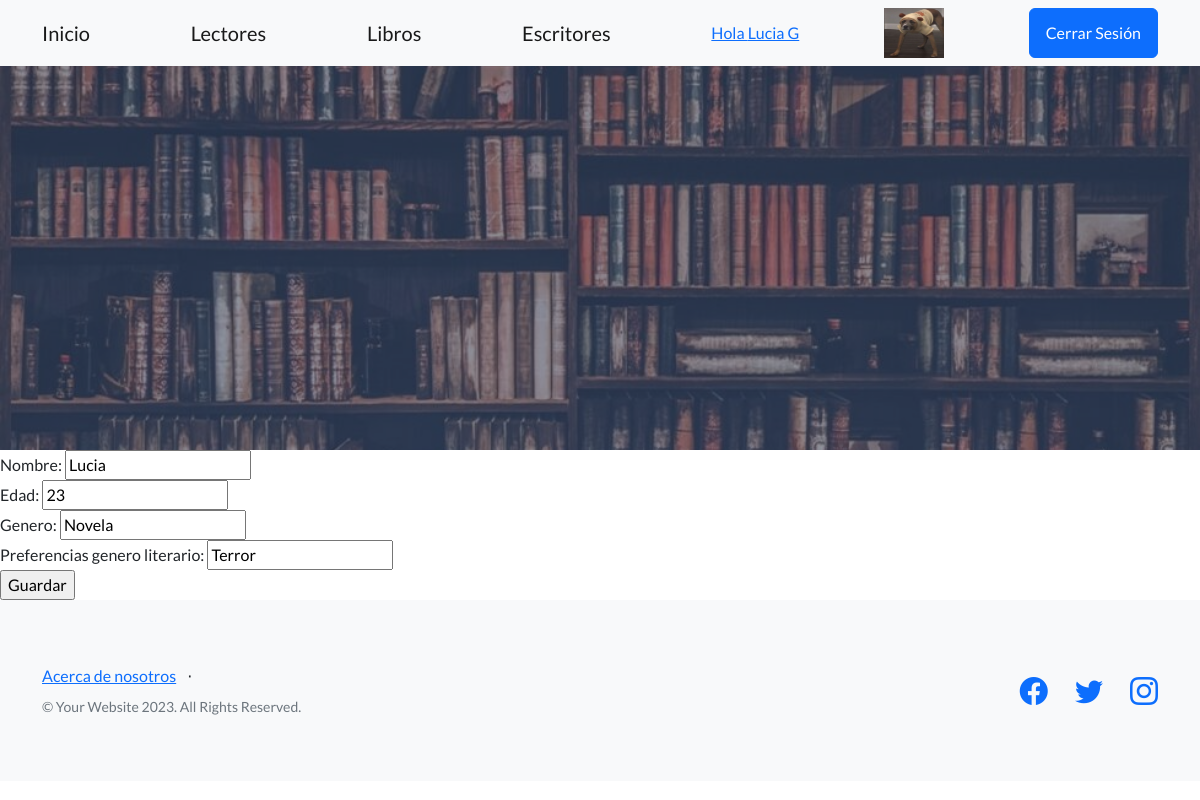
Page /AppLectores/actualizar_lector/2 (signed in) on the committed database.
### AppLectores/models.py (models this page shows, shortened)
class avatar(models.Model):
    usuario = models.ForeignKey(User, on_delete= models.CASCADE)
    imagen = models.ImageField(upload_to="avatares", null = True, blank= True)

class Lector(models.Model):
    nombre = models.CharField(max_length=100)
    edad = models.IntegerField()
    genero = models.CharField(max_length=50)
    preferencias_genero_literario = models.CharField(max_length=100)

### AppLectores/views.py (the view)
# urls.py: path("actualizar_lector/<lector>", actualizar_lector, name= "Editar Lector"),
@login_required
def actualizar_lector(request, lector):
    lector_elegido = Lector.objects.get(id=lector)
    if request.method == "POST":
        formulario = LectorForm(request.POST)
        if formulario.is_valid():
            info_dic = formulario.cleaned_data
            lector_elegido.nombre = info_dic["nombre"]
            lector_elegido.edad = info_dic["edad"]
            lector_elegido.genero = info_dic["genero"]
            lector_elegido.preferencias_genero_literario = info_dic["preferencias_genero_literario"]
            lector_elegido.save()
            return render(request,"inicio.html")
    else:
            formulario = LectorForm(initial={"nombre":lector_elegido.nombre,
                                              "edad": lector_elegido.edad,
                                              "genero": lector_elegido.genero,
                                              "preferencias_genero_literario":lector_elegido.preferencias_genero_literario})
    return render(request,"lector/actualizar_lector.html", {"formu": formulario})

### AppLectores/forms.py
class LectorForm(forms.Form):
    nombre = forms.CharField(max_length=100)
    edad = forms.IntegerField()
    genero = forms.CharField(max_length=50)
    preferencias_genero_literario = forms.CharField(max_length=100)

### AppLectores/templates/lector/actualizar_lector.html
{% extends "padre.html" %}
{% block parrafo %}
<form action="" method="post"> {% csrf_token %}
{{formu}}
  <input type="submit" value="Guardar">
</form>
{% endblock %}

### AppLectores/templates/padre.html (shortened to what this page needs)
<!DOCTYPE html>
<html lang="en">
    <head>
        {% load static %}
        <link href="https://cdn.jsdelivr.net/npm/bootstrap-icons@1.5.0/font/bootstrap-icons.css" rel="stylesheet" type="text/css" />
        <link href="{% static 'css/styles.css' %}" rel="stylesheet" />
    </head>
    <body>
        <nav class="navbar navbar-light bg-light static-top">
            <div class="container">
                <a class="navbar-brand" href="{% url 'home' %}">Inicio</a>
                <a class="navbar-brand" href="{% url 'Lector' %}">Lectores</a>
                <a class="navbar-brand" href="{% url 'Libro' %}">Libros</a>
                <a class="navbar-brand" href="{% url 'Escritor' %}">Escritores</a>
                {% if user.is_authenticated %}
                <a href="{% url 'Editar' %} "> Hola {{user.first_name}} </a>
                <img src="{{user.avatar_set.last.imagen.url}}" width="60px" height="50px" alt="La imagen no cargó correctamente">
                <a class="btn btn-primary" href="{% url 'Cierre' %}">Cerrar Sesión</a>
                {% else %}
                <a class="btn btn-primary" href="{% url 'Login' %}">Iniciar Sesión</a>
                <a class="btn btn-primary" href="{% url 'Registro' %}">Registrarse</a>
                {% endif %}
            </div>
        </nav>
        <header class="masthead">
        </header>
        {% block parrafo %}
        {% endblock %}
        <footer class="footer bg-light">
            <div class="container">
                <div class="row">
                    <div class="col-lg-6 h-100 text-center text-lg-start my-auto">
                        <ul class="list-inline mb-2">
                            <li class="list-inline-item"><a href="{% url 'about' %}">Acerca de nosotros</a></li>
                            <li class="list-inline-item">⋅</li>
                        </ul>
                        <p class="text-muted small mb-4 mb-lg-0">&copy; Your Website 2023. All Rights Reserved.</p>
                    </div>
                    <div class="col-lg-6 h-100 text-center text-lg-end my-auto">
                        <ul class="list-inline mb-0">
                            <li class="list-inline-item me-4">
                                <a href="https://www.facebook.com" target="_blank"><i class="bi-facebook fs-3"></i></a>
                            </li>
                            <li class="list-inline-item me-4">
                                <a href="https://twitter.com" target="_blank"><i class="bi-twitter fs-3"></i></a>
    </li>
                            <li class="list-inline-item">
                                <a href="https://www.instagram.com" target="_blank"><i class="bi-instagram fs-3"></i></a>
                            </li>
                        </ul>
                    </div>
                </div>
            </div>
        </footer>
    </body>
</html>

### rows in the picture
Lector: nombre "Lucia", edad "23", genero "Novela", preferencias_genero_literario "Terror"

### other values in the picture
{{ user.first_name }} "Lucia G"
